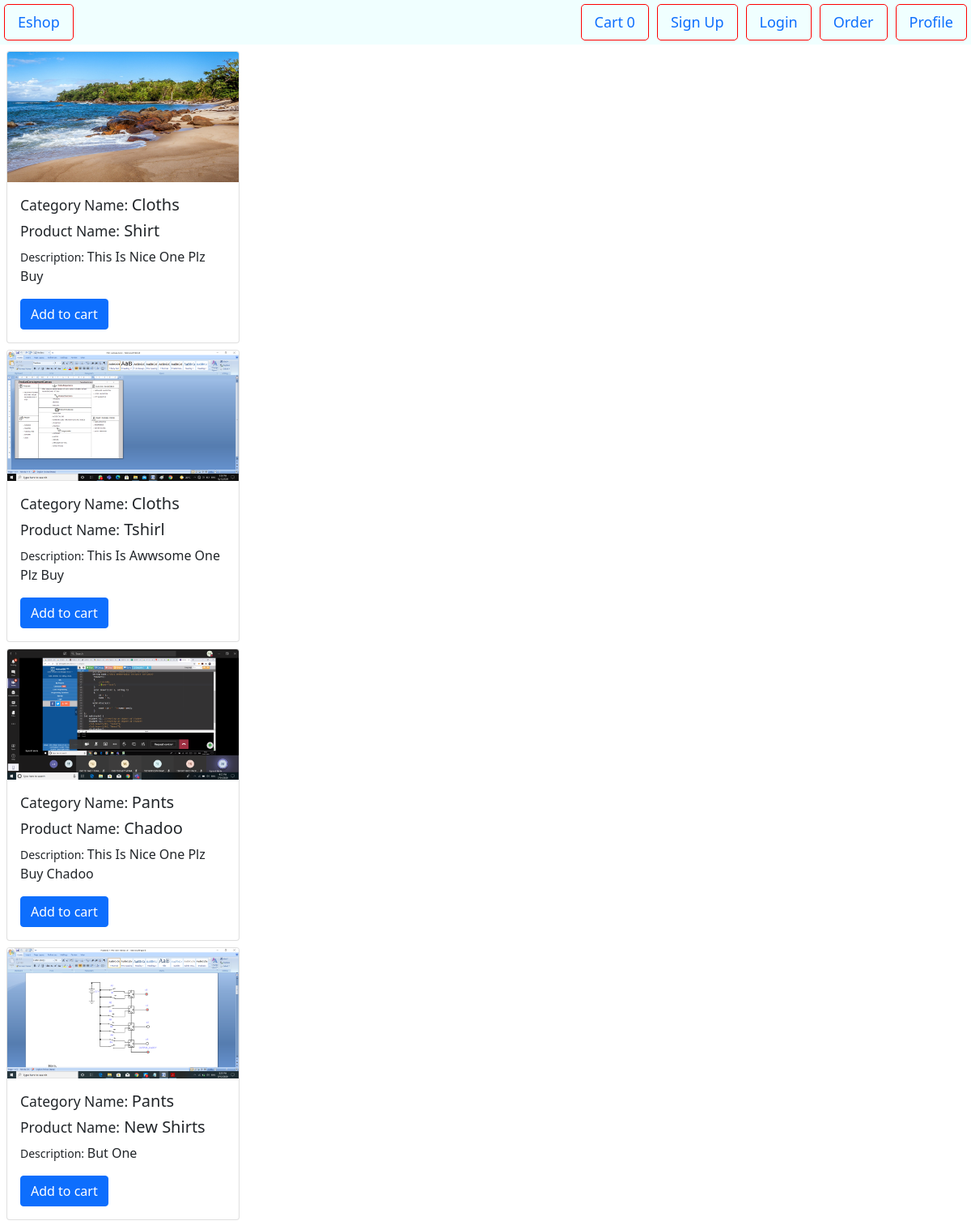
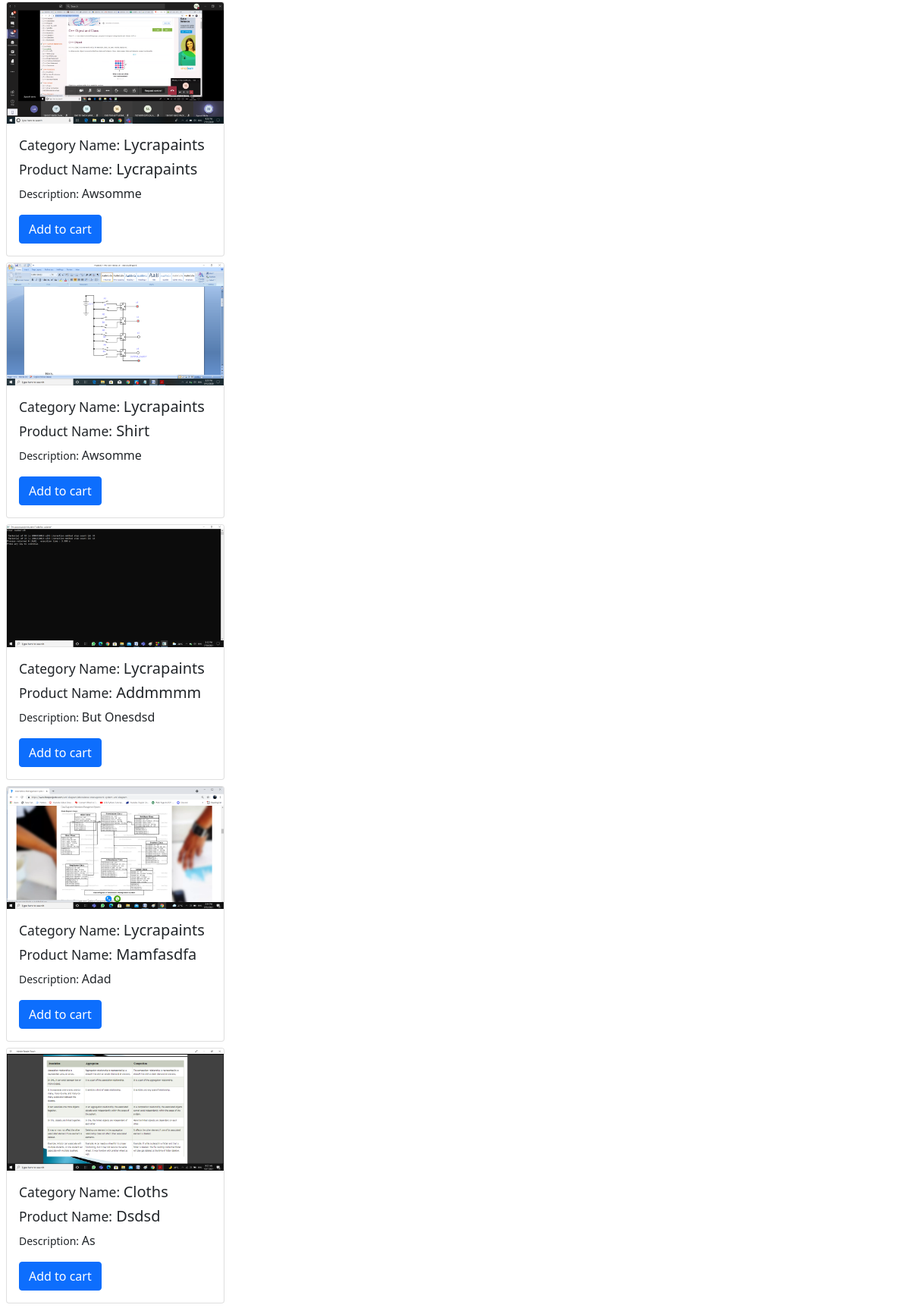
Page /homepage/ (upper part) on the committed database (2 pictures, top to bottom).
### store/models/product.py (models this page shows, shortened)
class Product(models.Model):
    name = models.CharField(max_length=30)
    price = models.IntegerField(default=0)
    shopname = models.CharField(max_length=30,default="krishna")
    category = models.ForeignKey(Category,on_delete=models.CASCADE , default=1)
    description = models.CharField(max_length=300)
    image = models.ImageField(upload_to="products/")
    @staticmethod
    def get_products(category):
        if category == 'all':
            return Product.objects.all()
        else:
            return Product.objects.filter(category__name= category)

### store/models/category.py (models this page shows)
class Category(models.Model):
    name = models.CharField(max_length=100)
    @staticmethod
    def get_all_categories():
        return Category.objects.all()

### store/views.py (the view)
# urls.py: path('homepage/', views.homepage,),
def homepage(req):
    categories = Category.get_all_categories()
    category = req.GET.get('category', 'all')
    products = Product.get_products(category)
    data = {}
    data['products']=products
    data['categories']=categories
    data['customer']=req.session.get('customer')
    return render(req,'homepage.html',data)

### store/templatetags/cart.py (called while the page is built)
@register.filter(name='comp3')
def comp3(path):
    if path == '/order/':
        return False
    return True

@register.filter(name='comp')
def comp(path):
    if path == '/signup/':
        return False
    return True

@register.filter(name='comp2')
def comp2(path):
    if path == '/cart/':
        return False
    return True

@register.filter(name='comp1')
def comp1(path):
    if path == '/login/':
        return False
    return True

@register.filter(name='cartitems')
def cartitems(data):
    count=0
    for item in data:
        count=data.get(item)+count
    return count

### store/templates/homepage.html
{% extends 'base.html' %}
{% block content %}
{%for product in products%}
<div class="card m-2" style="width: 18rem; ">
  <img src="{{product.image.url}}" class="card-img-top" alt="...">
  <div class="card-body">
    <h5 class="card-title">  <small>category name: </small> {{product.category.name}}</h5>
    <h5 class="card-title"> <small> product name:</small> {{product.name}}</h5>
    <p class="card-text"> <small> description: </small>{{product.description}}</p>
    <button href="#" class="btn btn-primary">  Add to cart</button>
  </div>
</div>
{% endfor %}
{% endblock %}

### store/templates/base.html (style rules this page uses)
* { text-transform: capitalize; }

### rows in the picture
Product: image (picture), category.name "Cloths", name "Shirt", description "This Is Nice One Plz Buy"
Product: image (picture), category.name "Cloths", name "Tshirl", description "This Is Awwsome One Plz Buy"
Product: image (picture), category.name "Pants", name "Chadoo", description "This Is Nice One Plz Buy Chadoo"
Product: image (picture), category.name "Pants", name "New Shirts", description "But One"
Product: image (picture), category.name "Lycrapaints", name "Lycrapaints", description "Awsomme"
Product: image (picture), category.name "Lycrapaints", name "Shirt", description "Awsomme"
Product: image (picture), category.name "Lycrapaints", name "Addmmmm", description "But Onesdsd"
Product: image (picture), category.name "Lycrapaints", name "Mamfasdfa", description "Adad"
Product: image (picture), category.name "Cloths", name "Dsdsd", description "As"

### other values in the picture
{{ request.session.cart|cartitems }} "0"
